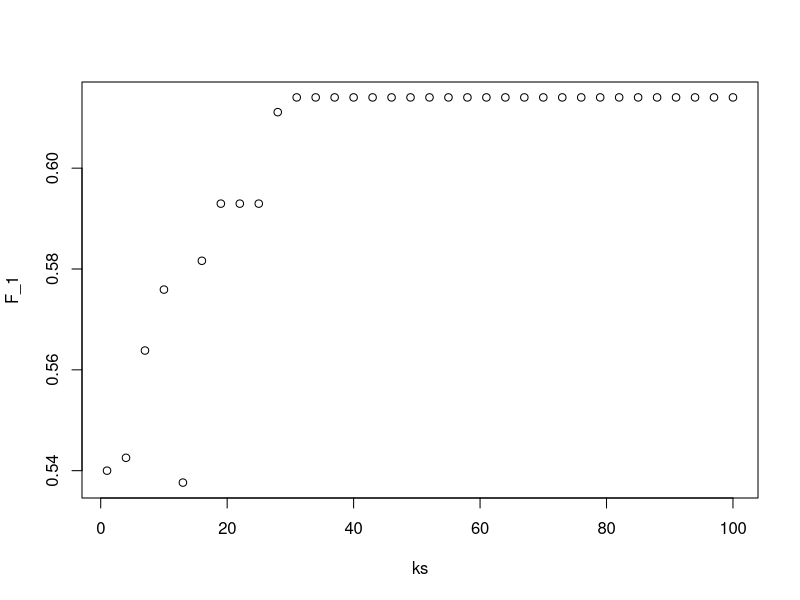

Write the R code that produced this figure.
#Ejercicio_N02_S04

library(dslabs)
library(tidyverse)
library(caret)
library(purrr)

#Anteriormente, utilizamos la regresión logística para predecir el sexo en función de la altura. Ahora vamos a usar knn para hacer lo mismo. Establezca la semilla en 1, luego use el paquete caret para dividir los datos de "alturas" de dslabs en un conjunto de entrenamiento y prueba de igual tamaño. Use la función sapply para realizar knn con k valores de seq (1, 101, 3) y calcular las puntuaciones F_1.

data("heights")

y <- heights$height
set.seed(1, sample.kind = "Rounding")

test_index <- createDataPartition(y, times = 1, p= 0.5, list = FALSE)
train_set <- heights %>% slice(-test_index)
test_set <- heights %>% slice(test_index)

ks <- seq(1,101, 3)

F_1 <- sapply(ks, function(k){
  fit <- knn3(sex ~ height, data = train_set, k = k)
  y_hat <- predict(fit, test_set, type = "class") %>%
    factor(levels = levels(train_set$sex))
  F_meas(data = y_hat, reference = test_set$sex)
})

plot(ks, F_1)
max(F_1)
ks[which.max(F_1)]


#A continuación, utilizaremos el mismo ejemplo de expresión génica utilizado en la Comprobación de comprensión: ejercicios de distancia. Puedes cargarlo así:

data("tissue_gene_expression")

#Divida los datos en conjuntos de entrenamiento y prueba e informe la precisión que obtiene. Pruébelo para k = 1, 3, 5, 7, 9, 11. Establezca la semilla en 1 antes de dividir los datos.

dim(tissue_gene_expression$x)
table(tissue_gene_expression$y)

set.seed(1)

y <- tissue_gene_expression$y
x <- tissue_gene_expression$x

train_index <- createDataPartition(y, list = FALSE)

sapply(c(1,3,5,7,9, 11), function(k){
  fit <- knn3(x[train_index,], y[train_index], k = k)
  y_hat <- predict(fit, newdata = data.frame(x=x[-train_index,]),
                   type = "class")
  mean(y_hat == y[-train_index])
})


#Este es
set.seed(1)
library(caret)
y <- tissue_gene_expression$y
x <- tissue_gene_expression$x
test_index <- createDataPartition(y, list = FALSE)
sapply(seq(1, 11, 2), function(k){
  fit <- knn3(x[-test_index,], y[-test_index], k = k)
  y_hat <- predict(fit, newdata = data.frame(x=x[test_index,]),
                   type = "class")
  mean(y_hat == y[test_index])
})
